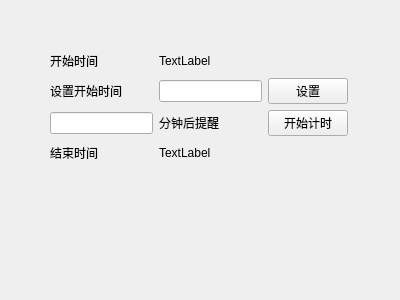
<?xml version="1.0" encoding="UTF-8"?>
<ui version="4.0">
 <class>Form</class>
 <widget class="QWidget" name="Form">
  <property name="geometry">
   <rect>
    <x>0</x>
    <y>0</y>
    <width>400</width>
    <height>300</height>
   </rect>
  </property>
  <property name="windowTitle">
   <string>Form</string>
  </property>
  <widget class="QWidget" name="layoutWidget">
   <property name="geometry">
    <rect>
     <x>50</x>
     <y>50</y>
     <width>298</width>
     <height>114</height>
    </rect>
   </property>
   <layout class="QGridLayout" name="gridLayout">
    <item row="1" column="2">
     <widget class="QPushButton" name="btnSetStartTime">
      <property name="text">
       <string>设置</string>
      </property>
     </widget>
    </item>
    <item row="6" column="0">
     <widget class="QLabel" name="label_2">
      <property name="text">
       <string>结束时间</string>
      </property>
     </widget>
    </item>
    <item row="1" column="0">
     <widget class="QLabel" name="label_3">
      <property name="text">
       <string>设置开始时间</string>
      </property>
     </widget>
    </item>
    <item row="1" column="1">
     <widget class="QLineEdit" name="lineEditStartTime"/>
    </item>
    <item row="0" column="1">
     <widget class="QLabel" name="labelStartTime">
      <property name="text">
       <string>TextLabel</string>
      </property>
     </widget>
    </item>
    <item row="0" column="0">
     <widget class="QLabel" name="label">
      <property name="text">
       <string>开始时间</string>
      </property>
     </widget>
    </item>
    <item row="6" column="1">
     <widget class="QLabel" name="labelEndTime">
      <property name="text">
       <string>TextLabel</string>
      </property>
     </widget>
    </item>
    <item row="4" column="0">
     <widget class="QLineEdit" name="lineEditTimeCount"/>
    </item>
    <item row="4" column="1">
     <widget class="QLabel" name="label_4">
      <property name="text">
       <string>分钟后提醒</string>
      </property>
     </widget>
    </item>
    <item row="4" column="2">
     <widget class="QPushButton" name="btnStartTimer">
      <property name="text">
       <string>开始计时</string>
      </property>
     </widget>
    </item>
   </layout>
  </widget>
 </widget>
 <resources/>
 <connections/>
</ui>
